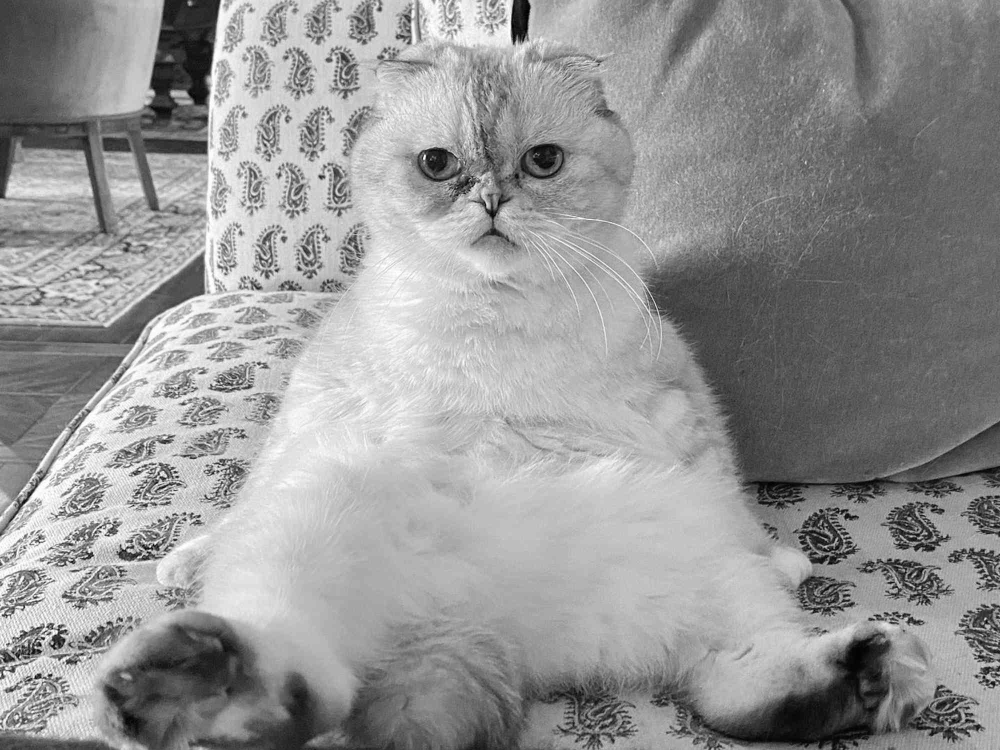
#> input picture seminar1/olivia_bw.png, 2000 x 1500 px (shown at 1/2 size)
$ python first_seminar_v2.py
#> lines starting #> are read from the running program, lines starting #| are printed output that depends on the picture
import os
import subprocess
import numpy as np
from PIL import Image
import cv2

class Color:
    def __init__(self, x, y, z):
        self.x = x
        self.y = y
        self.z = z

    def rgb_to_yuv(self, R, G, B):
        self.x = ((66 * R + 129 * G + 25 * B + 128) / 256) + 16
        self.y = ((-38 * R - 74 * G + 112 * B + 128) / 256) + 128
        self.z = ((112 * R - 94 * G - 18 * B + 128) / 256) + 128
        return Color(self.x, self.y, self.z)

    def yuv_to_rgb(self, Y, U, V):
        self.x = 1.164 * (Y-16) + 1.596 * (V-128)
        self.y = 1.164 * (Y-16) - 0.391 * (U-128) - 0.813 * (V-128)
        self.z = 1.164 * (Y-16) + 2.018 * (U-128)
        return Color(self.x, self.y, self.z)

    @staticmethod
    def resize_image(input_path, output_path, width=320, height=240):
#> called with input_path = 'olivia.jpg', output_path = 'olivia_resized.png', width = 480, height = 320
        command = ['ffmpeg', '-i', input_path, '-vf', f'scale={width}:{height}', output_path]
        subprocess.run(command)
#> (this line was passed over: subprocess is not available in this run)

    @staticmethod
    def bw_image(input_path, output_path):
#> called with input_path = 'olivia_resized.png', output_path = 'olivia_bw.png'
        command = ['ffmpeg', '-i', input_path, '-vf', 'format=gray', output_path]
        subprocess.run(command)
#> (this line was passed over: subprocess is not available in this run)

    @staticmethod
    def rl_encoding(bytes_seq):
        encoded_bytes = []
        current_byte = bytes_seq[0]
        count = 0
        for byte in bytes_seq:
            if byte == current_byte:
                count += 1
            else:
                encoded_bytes.append((current_byte, count))
                current_byte = byte
                count = 1
        encoded_bytes.append((current_byte, count))
        return encoded_bytes

    @staticmethod
    def serpentine(matrix):
        rows, cols = matrix.shape
        serpentine_pixels = []
        direction = True
        r, c = 0, 0

        for _ in range(rows * cols):
            serpentine_pixels.append(matrix[r][c])
            if direction:
                if r == 0 and c != cols - 1:
                    direction = False
                    c += 1
                elif c == cols - 1:
                    direction = False
                    r += 1
                else:
                    r -= 1
                    c += 1
            else:
                if c == 0 and r != rows - 1:
                    direction = True
                    r += 1
                elif r == rows - 1:
                    direction = True
                    c += 1
                else:
                    r += 1
                    c -= 1
        return serpentine_pixels


class DCT:
    def __init__(self, img_path, q_matrix_level):
        self.img_path = img_path
        self.q_matrix_level = q_matrix_level
        self.image_mat = self.load_image_as_matrix(img_path)

    @staticmethod
    def load_image_as_matrix(img_path):
#> called with img_path = 'olivia_bw.png'
        image = Image.open(img_path).convert('L')
#> image is the input picture: PIL image 2000x1500 L; min 0, max 255, mean 148.5
        return np.array(image)

    def select_q_matrix(self, level="Q50"):
        matrices = {
            "Q10": np.array([[80,60,50,80,120,200,255,255],
                    [55,60,70,95,130,255,255,255],
                    [70,65,80,120,200,255,255,255],
                    [70,85,110,145,255,255,255,255],
                    [90,110,185,255,255,255,255,255],
                    [120,175,255,255,255,255,255,255],
                    [245,255,255,255,255,255,255,255],
                    [255,255,255,255,255,255,255,255]]),

            "Q50": np.array([[16,11,10,16,24,40,51,61],
                    [12,12,14,19,26,58,60,55],
                    [14,13,16,24,40,57,69,56],
                    [14,17,22,29,51,87,80,62],
                    [18,22,37,56,68,109,103,77],
                    [24,35,55,64,81,104,113,92],
                    [49,64,78,87,103,121,120,101],
                    [72,92,95,98,112,100,130,99]]),

            "Q90": np.array([[3,2,2,3,5,8,10,12],
                        [2,2,3,4,5,12,12,11],
                        [3,3,3,5,8,11,14,11],
                        [3,3,4,6,10,17,16,12],
                        [4,4,7,11,14,22,21,15],
                        [5,7,11,13,16,12,23,18],
                        [10,13,16,17,21,24,24,21],
                        [14,18,19,20,22,20,20,20]])
        }
        return matrices.get(level, np.ones((8, 8)))

    def dct_compression(self):
        height, width = self.image_mat.shape
#> height = 1500; width = 2000
        dct_transformed = np.zeros_like(self.image_mat, dtype=np.float32)
        q_matrix = self.select_q_matrix(self.q_matrix_level)
        N = 8

        for i in range(0, height, N):
            for j in range(0, width, N):
                block = self.image_mat[i:i+N, j:j+N] - 128  # Center pixel values around zero
                dct_block = cv2.dct(np.float32(block))
                quantized_block = np.round(dct_block / q_matrix).astype(int)
                dct_transformed[i:i+N, j:j+N] = quantized_block
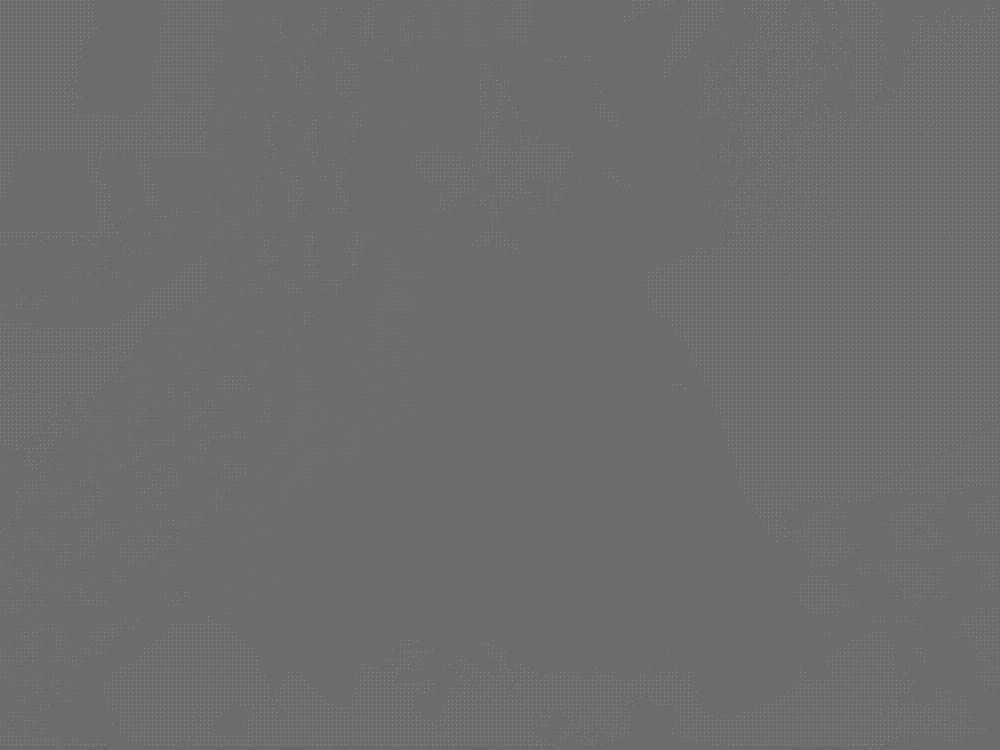
#> dct_transformed: shape (1500, 2000) float32 (shown at 1/2 size); min -93, max 126, mean 0.9; drawn with min black and max white

        serpentine_order = Color.serpentine(dct_transformed)
        encoded_data = Color.rl_encoding(serpentine_order)
        return encoded_data

    def dct_decompression(self, encoded_data):
        decoded_data = self.rl_decoding(encoded_data)
        height, width = self.image_mat.shape
        decompressed_image = np.zeros((height, width), dtype=np.uint8)
        q_matrix = self.select_q_matrix(self.q_matrix_level)
        N = 8

        reshaped_data = np.reshape(decoded_data, (height, width))
        for i in range(0, height, N):
            for j in range(0, width, N):
                quantized_block = reshaped_data[i:i+N, j:j+N]
                dequantized_block = quantized_block * q_matrix
                idct_block = cv2.idct(dequantized_block + 128)
                decompressed_image[i:i+N, j:j+N] = np.clip(idct_block, 0, 255)

        return Image.fromarray(decompressed_image)

    @staticmethod
    def rl_decoding(encoded_seq):
        decoded_seq = []
        for value, count in encoded_seq:
            decoded_seq.extend([value] * count)
        return np.array(decoded_seq)


# EXAMPLES OF EXERCISES

# Exercise 1
rgb_color = Color(0, 0, 255)
yuv_color = rgb_color.rgb_to_yuv(rgb_color.x, rgb_color.y, rgb_color.z)
print("YUV Color:", yuv_color.x, yuv_color.y, yuv_color.z)
rgb_back = yuv_color.yuv_to_rgb(yuv_color.x, yuv_color.y, yuv_color.z)
print("RGB Color:", rgb_back.x, rgb_back.y, rgb_back.z)

# Exercise 3
Color.resize_image('olivia.jpg', 'olivia_resized.png', 480, 320)

# Exercise 4
sample_array = np.random.randint(0, 255, (8, 8))
serpentine_result = Color.serpentine(sample_array)
print("Serpentine Pattern:", serpentine_result)

# EXERCICE 5.1
Color.bw_image('olivia_resized.png', 'olivia_bw.png')
print('\n')

# Exercise 5.2
encoded_result = Color.rl_encoding([5, 0, 0, 0, 5, 6, 6, 6, 7, 7, 8])
print("Run-Length Encoded:", encoded_result)

# Exercise 6
img_path = 'olivia_bw.png'
dct_handler = DCT(img_path, 'Q50')
#> (the run stopped early here; a loop or call above may not have finished)
